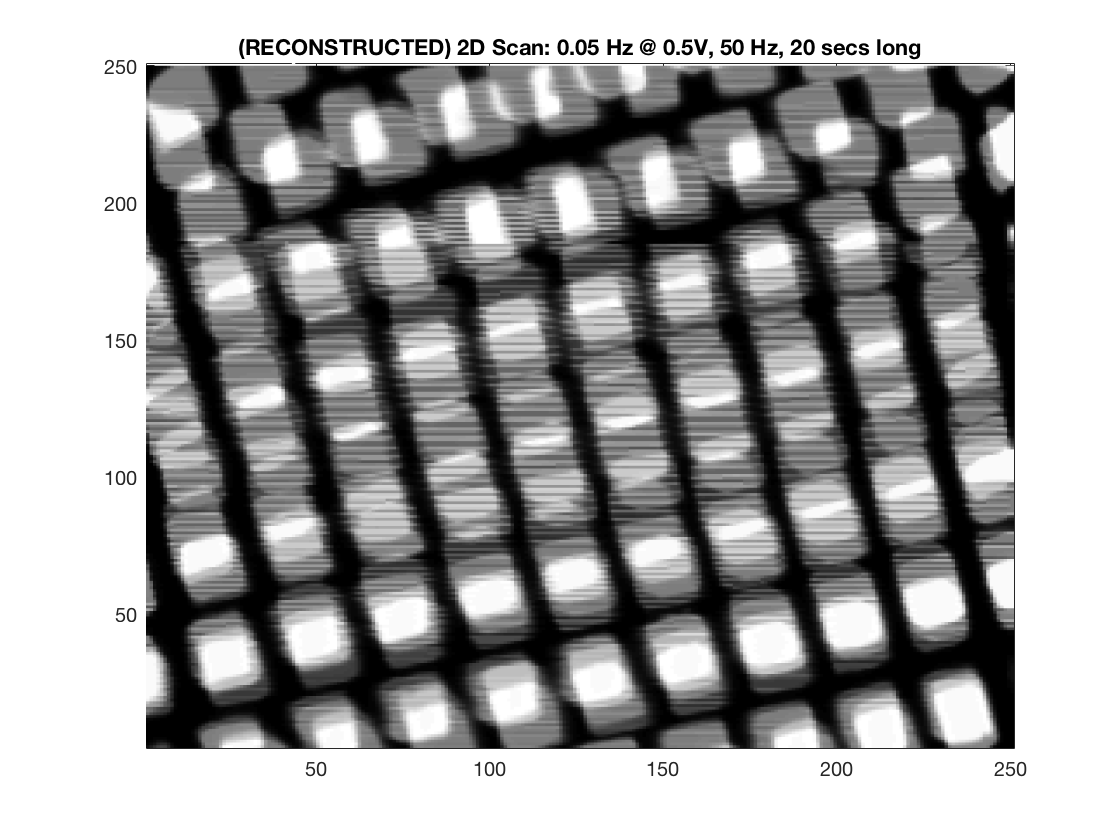
#> input picture Version 0/Software/Scanner Reconstruction/50Hz_50mHz_30mV/AllTheData.bmp, 1120 x 840 px
$ python -i ProcessingFuncs.py   (imports and definitions only)
#> lines starting #> are read from the running program, lines starting #| are printed output that depends on the picture; after the words box and inside, x2 and y2 are one past the last pixel; in counts of white or black regions, pixels touching at a corner belong together
#> further down, picture is the input picture: shape (840, 1120); min 0, max 255, mean 159.3
#
# File: ProcessingFuncs.py
# --------------
# Erick Blankenberg
# AWESEM
# 6/27/2019
#
# Description:
#   Encapsulates image processing functions used for symmetry detection.
#

import numpy
from   math  import floor
from   math  import ceil
from   scipy import interpolate
from   scipy import ndimage
from   skimage.exposure import adjust_gamma
from   skimage.segmentation import clear_border
import skimage.filters as filters

## --------------------------- Getting the Phase ---------------------------- ##

def getAssumedTroughPhase(targetImage):
    return getSymmetryPhaseFromVals(evaluatePatchVerticalSymmetry(targetImage))

# Evaluates symmetry along rows for the given patch
# [17 lines left out: function evaluatePatchVerticalSymmetry, not called in this run]

def getSymmetryPhaseFromVals(symmetrySequence):
    assumedTroughPoint = numpy.argmax(symmetrySequence) % floor(max(symmetrySequence.shape)) # Assumed to have period equal to width of image and actual displacement
    return (float(assumedTroughPoint) / float(max(symmetrySequence.shape))) * (2.0 * numpy.pi)


## ------------------------- Getting the Magnitude -------------------------- ##


# Uses crest as reference point at zero in an assumed cosine displacement function to be inverted
# [16 lines left out: function resampleVerticalDistortion, not called in this run]

# Isolates elements
def isolateAndLabelNonOcccluded(inputImage):
    moddedImage = adjust_gamma(inputImage, gamma = 5)
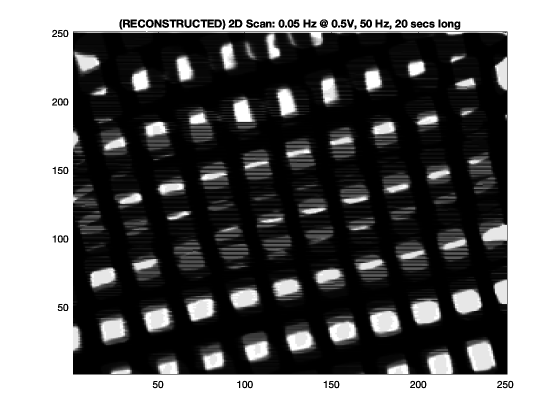
#> moddedImage: shape (840, 1120) (shown at 1/2 size); min 0, max 255, mean 113.2
    thresholdedVals = moddedImage > filters.threshold_local(moddedImage, block_size = 125)
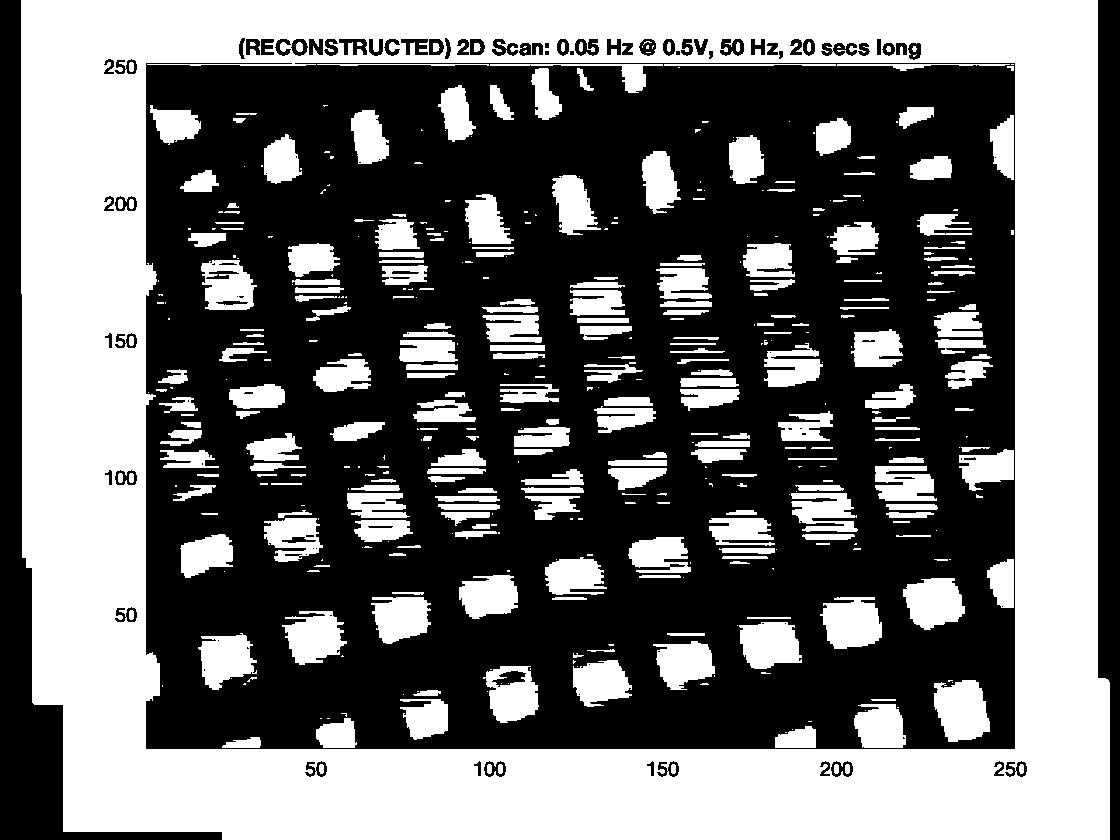
#> thresholdedVals: shape (840, 1120) bool; 44.1% white; 462 white regions (192 under 20 px), largest, box (x1, y1, x2, y2) and area: (21, 0, 1110, 840) 293689, (934, 680, 990, 742) 2666, (820, 597, 882, 649) 2488
    moddedImage = clear_border(thresholdedVals)
#> moddedImage: shape (840, 1120) bool; 12.9% white; 461 white regions (192 under 20 px), largest, box (x1, y1, x2, y2) and area: (934, 680, 990, 742) 2666, (820, 597, 882, 649) 2488, (903, 578, 965, 630) 2368
    moddedImage = ndimage.binary_opening(moddedImage) # Remove salt
#> moddedImage: shape (840, 1120) bool; 12% white; 256 white regions (36 under 20 px), largest, box (x1, y1, x2, y2) and area: (934, 680, 990, 742) 2637, (822, 597, 882, 649) 2455, (903, 578, 965, 630) 2346
    moddedImage = ndimage.binary_closing(moddedImage) # Remove pepper
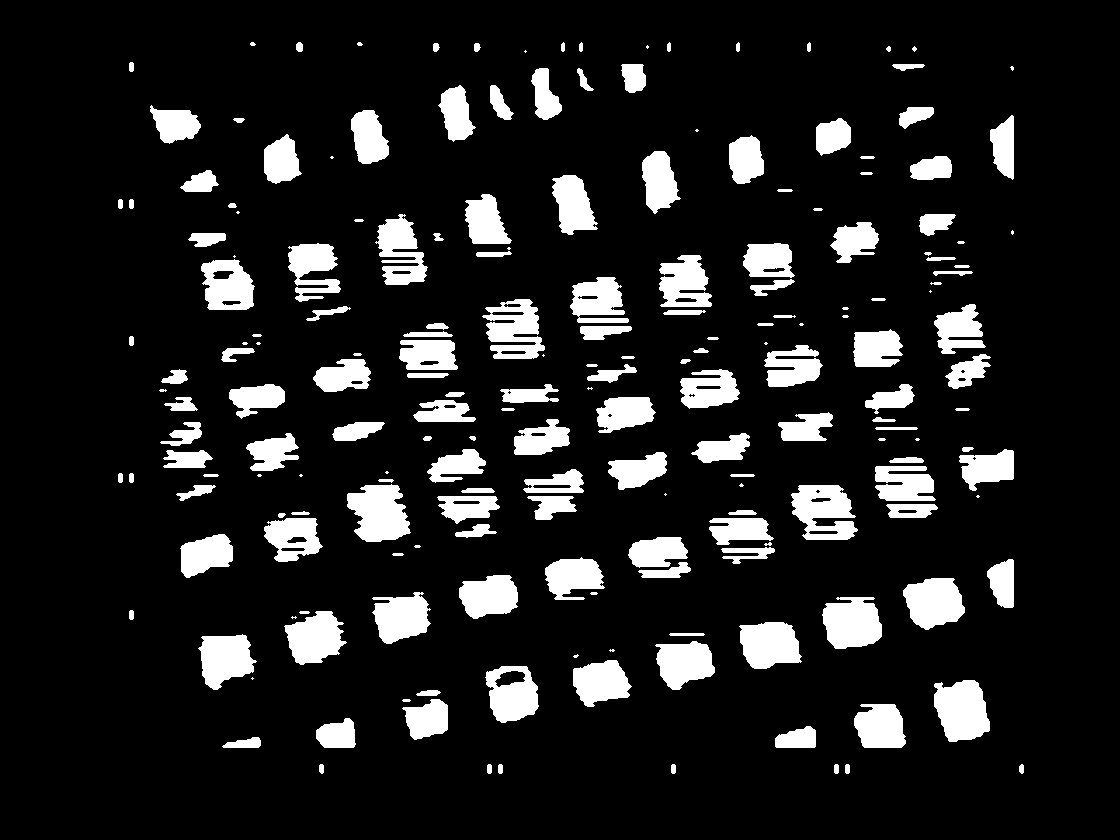
#> moddedImage: shape (840, 1120) bool; 12.4% white; 200 white regions (34 under 20 px), largest, box (x1, y1, x2, y2) and area: (347, 484, 411, 542) 2667, (934, 680, 990, 742) 2646, (791, 485, 858, 540) 2496
    labeled_bars, numBars = ndimage.label(moddedImage)
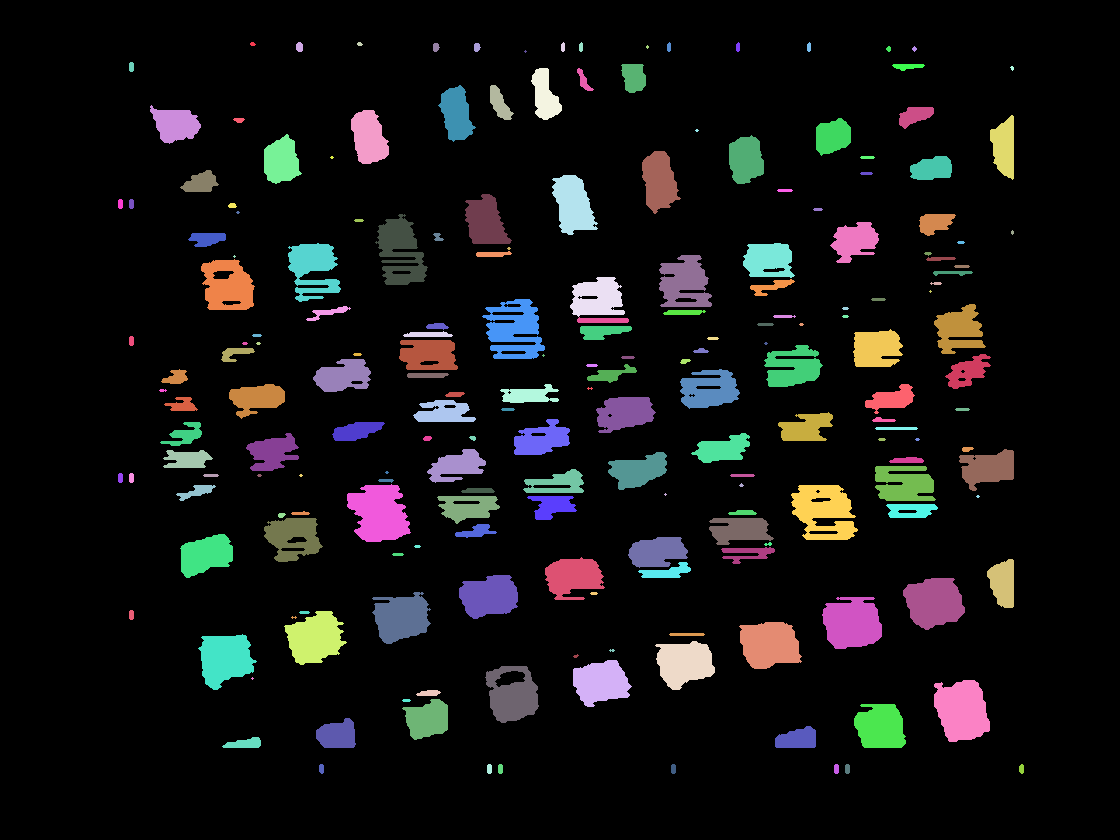
#> labeled_bars: shape (840, 1120) int32; 202 distinct labels, from 0 to 201; one colour per label, 0 black
#> numBars = 201
    return (labeled_bars, numBars)

# Gets width counts for every row for every element
# [23 lines left out: functions getLabelWidthCounts, getLabelHorizontalSpacings, not called in this run]

>>> import cv2
>>> picture = cv2.imread('../../Version 0/Software/Scanner Reconstruction/50Hz_50mHz_30mV/AllTheData.bmp', cv2.IMREAD_GRAYSCALE)
>>> result = isolateAndLabelNonOcccluded(picture)

$ run again, on Version 0/Software/Scanner Reconstruction/50Hz_50mHz_30mV/Complimentary Image.bmp
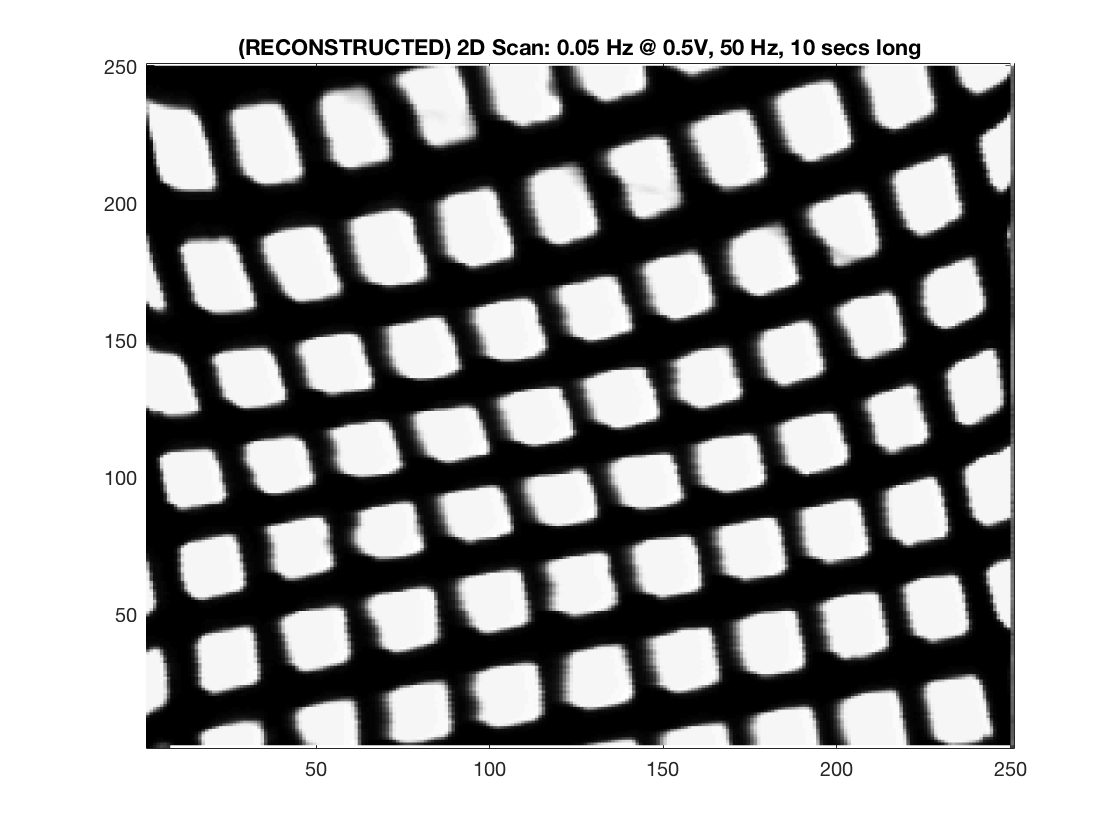
#> input picture Version 0/Software/Scanner Reconstruction/50Hz_50mHz_30mV/Complimentary Image.bmp, 1120 x 840 px
#> picture is the input picture: shape (840, 1120); min 0, max 255, mean 158.5
#> in isolateAndLabelNonOcccluded, `thresholdedVals = moddedImage > filters.threshold_local(moddedImage, b..`:
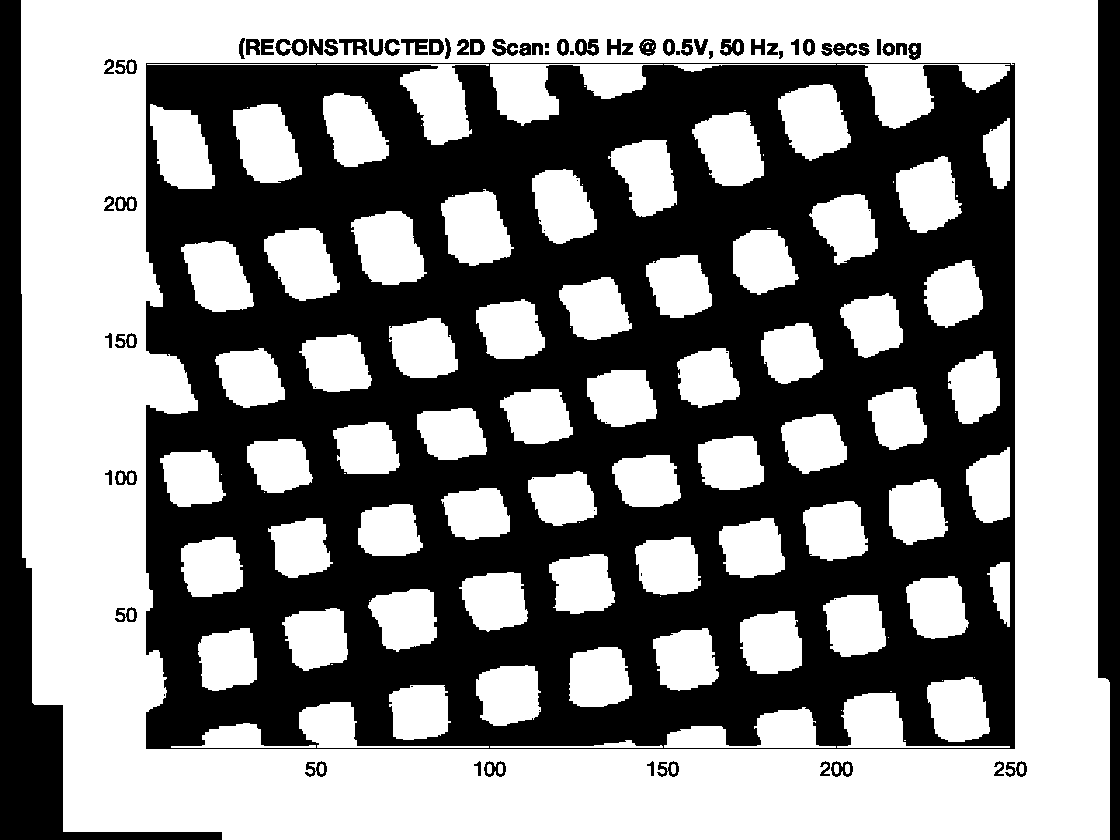
#> thresholdedVals: shape (840, 1120) bool; 54% white; 78 black regions (17 under 20 px), largest, box (x1, y1, x2, y2) and area: (146, 63, 1015, 749) 381631, (0, 0, 222, 840) 26406, (1098, 0, 1120, 840) 16544
#> in isolateAndLabelNonOcccluded, `labeled_bars, numBars = ndimage.label(moddedImage)`:
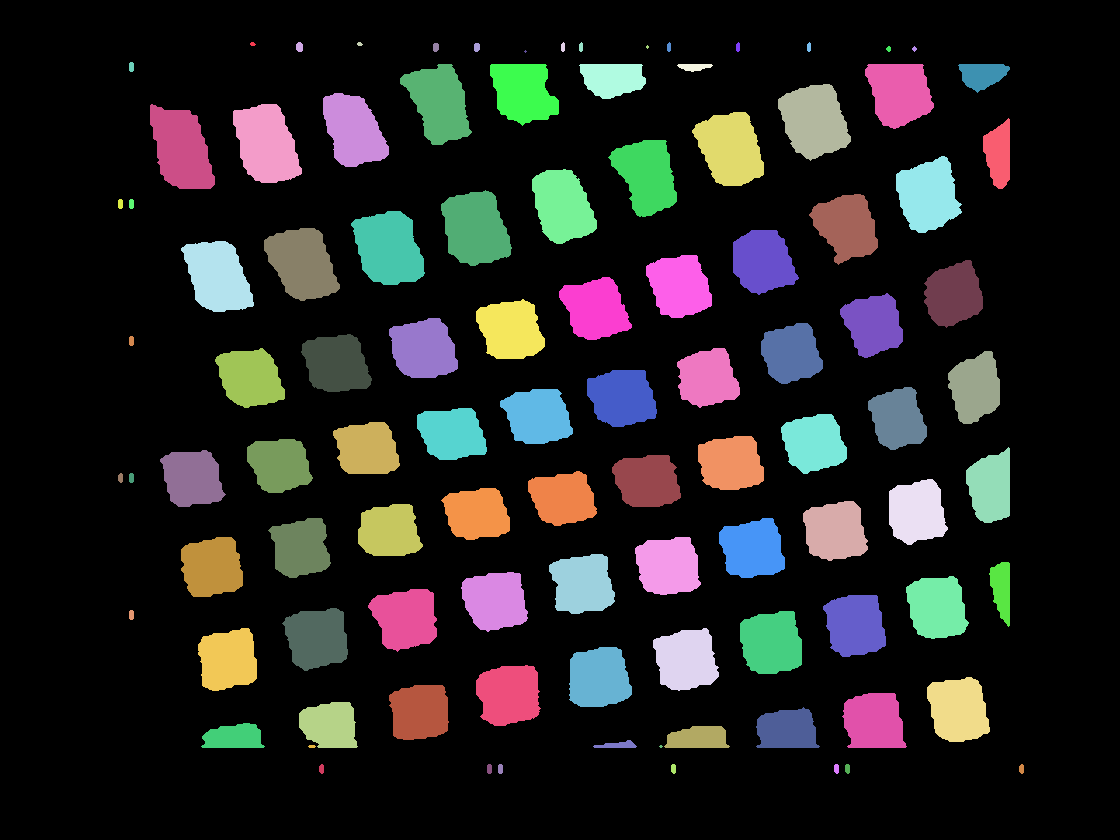
#> labeled_bars: shape (840, 1120) int32; 103 distinct labels, from 0 to 102; one colour per label, 0 black
#> numBars = 102
